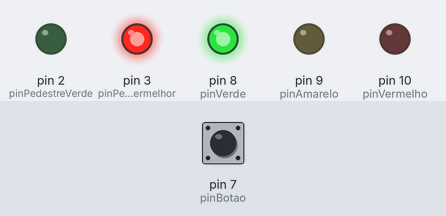
Simulated run of this sketch. Board: Arduino Uno, built with avr-gcc and run on an emulated ATmega328P. Shown: output pins drawn as LEDs (lit = HIGH). The inputs (shaded band) are chosen by the test bench; at power-on: pin 7 (pinBotao) HIGH.

Above: at 1.2 s.
1.3 s: pin 7 (pinBotao) pulled LOW for 0.15 s
At 1.6 s:
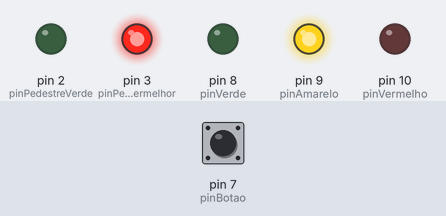
2.9 s: pin 7 (pinBotao) pulled LOW for 1 s
At 4.1 s:
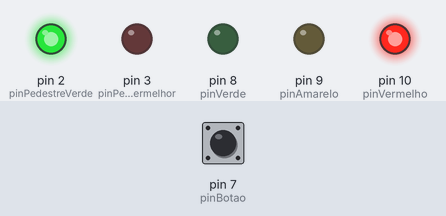
5.4 s: pin 7 (pinBotao) pulled LOW for 0.15 s
At 6.0 s:
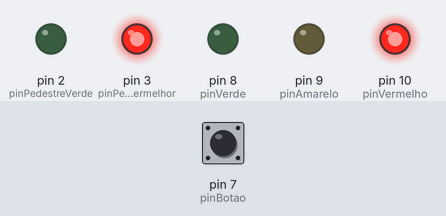
7.0 s: pin 7 (pinBotao) pulled LOW for 3.2 s
At 8.4 s:
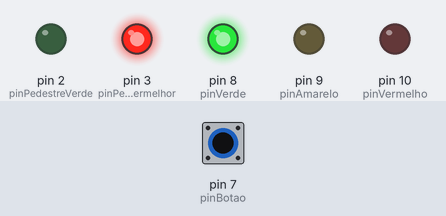
Timing chart, 0 to 10.0 s (numbered marks = the images above; inputs shaded):
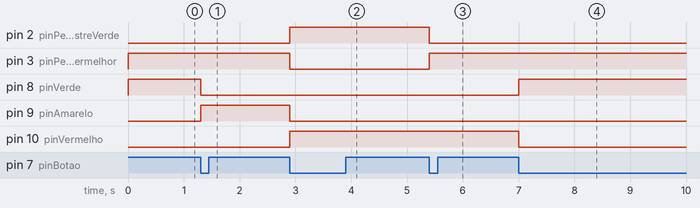

The sketch:

aula4_if_else.ino
```cpp
int pinVermelho = 10;
int pinAmarelo = 9;
int pinVerde = 8;
int pinBotao = 7;
int pinPedestreVermelhor = 3;
int pinPedestreVerde = 2;

int faseSemafaro;
int estadoBotao;
int estadoAnteriorBotao;

int tempoPisca;
int estadoPisca;

void setup() {
  // put your setup code here, to run once:

  pinMode(pinVermelho, OUTPUT);
  pinMode(pinAmarelo, OUTPUT);
  pinMode(pinVerde, OUTPUT);
  pinMode(pinBotao, INPUT);
  pinMode(pinPedestreVermelhor, OUTPUT);
  pinMode(pinPedestreVerde, OUTPUT);

  faseSemafaro = 1;

  estadoAnteriorBotao = digitalRead(pinBotao);

  tempoPisca = 0;
  estadoPisca = HIGH;
}

void loop() {
  // put your main code here, to run repeatedly:

  estadoBotao = digitalRead(pinBotao);

  if ((estadoBotao == LOW) && (estadoAnteriorBotao == HIGH)) {
    if (faseSemafaro < 4) {
      faseSemafaro = faseSemafaro + 1;
    } else {
      faseSemafaro = 1;
    }
  }

  estadoAnteriorBotao = estadoBotao;

  if (faseSemafaro == 1) { // SEMAFARO ABERTO (VERDE)
    digitalWrite(pinVerde, HIGH);
    digitalWrite(pinVermelho, LOW);
    digitalWrite(pinAmarelo, LOW);

    digitalWrite(pinPedestreVermelhor, HIGH);
    digitalWrite(pinPedestreVerde, LOW);
  }

  if (faseSemafaro == 2) { // SEMAFARO (AMARELO)
    digitalWrite(pinVerde, LOW);
    digitalWrite(pinVermelho, LOW);
    digitalWrite(pinAmarelo, HIGH);
  }

  if (faseSemafaro == 3) { // SEMAFARO FECHADO (VERMELHO)
    digitalWrite(pinVerde, LOW);
    digitalWrite(pinVermelho, HIGH);
    digitalWrite(pinAmarelo, LOW);

    digitalWrite(pinPedestreVermelhor, LOW);
    digitalWrite(pinPedestreVerde, HIGH);
  }

  if (faseSemafaro == 4) { // SEMAFARO PEDESTRE PISCANDO
    digitalWrite(pinVerde, LOW);
    digitalWrite(pinVermelho, HIGH);
    digitalWrite(pinAmarelo, LOW);

    tempoPisca = tempoPisca + 1;

    if (tempoPisca == 400) {
      estadoPisca = !estadoPisca;
      tempoPisca = 0;
    }

    digitalWrite(pinPedestreVermelhor, estadoPisca);
    digitalWrite(pinPedestreVerde, LOW);
  }

  delay(100);
}
```

Measured:
- after the input at 1.3 s, pin 8 (pinVerde): HIGH → LOW at once; pin 9 (pinAmarelo): LOW → HIGH at once
- after the input at 2.9 s, pin 2 (pinPedestreVerde), pin 10 (pinVermelho): LOW → HIGH at once; pin 3 (pinPedestreVermelhor), pin 9 (pinAmarelo): HIGH → LOW at once
- after the input at 5.4 s, pin 2 (pinPedestreVerde): HIGH → LOW at once; pin 3 (pinPedestreVermelhor): LOW → HIGH at once
- after the input at 7.0 s, pin 8 (pinVerde): LOW → HIGH at once; pin 10 (pinVermelho): HIGH → LOW at once
